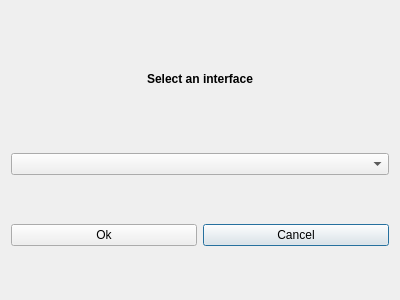
<?xml version="1.0" encoding="UTF-8"?>
<ui version="4.0">
 <class>Dialog</class>
 <widget class="QDialog" name="Dialog">
  <property name="geometry">
   <rect>
    <x>0</x>
    <y>0</y>
    <width>400</width>
    <height>300</height>
   </rect>
  </property>
  <property name="windowTitle">
   <string>Dialog</string>
  </property>
  <layout class="QGridLayout" name="gridLayout">
   <item row="3" column="1">
    <widget class="QPushButton" name="pushButtonCancel">
     <property name="text">
      <string>Cancel</string>
     </property>
    </widget>
   </item>
   <item row="3" column="0">
    <widget class="QPushButton" name="pushButtonOK">
     <property name="text">
      <string>Ok</string>
     </property>
    </widget>
   </item>
   <item row="1" column="0" colspan="2">
    <widget class="QComboBox" name="comboBox"/>
   </item>
   <item row="0" column="0" colspan="2">
    <widget class="QLabel" name="label">
     <property name="maximumSize">
      <size>
       <width>16777215</width>
       <height>50</height>
      </size>
     </property>
     <property name="text">
      <string>&lt;b&gt;Select an interface&lt;/b&gt;</string>
     </property>
     <property name="alignment">
      <set>Qt::AlignCenter</set>
     </property>
    </widget>
   </item>
  </layout>
 </widget>
 <resources/>
 <connections/>
</ui>
